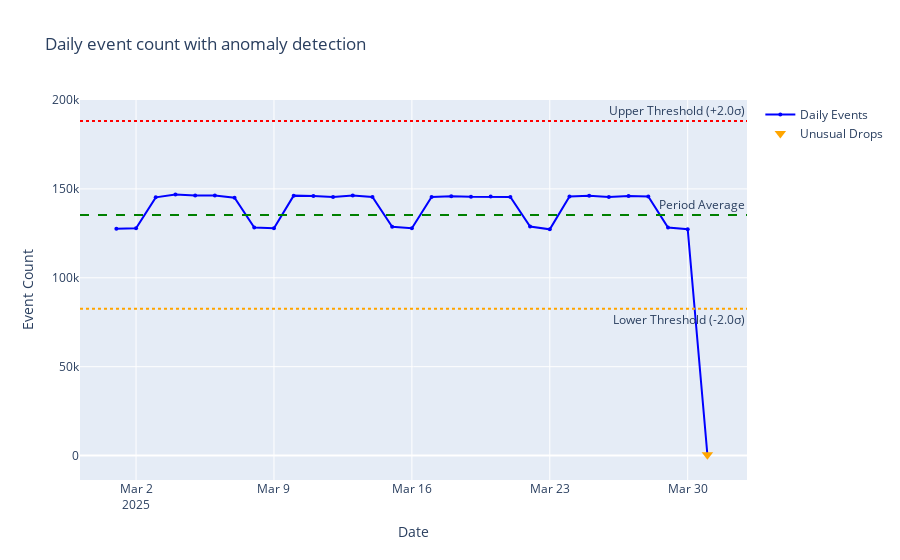

The code cell stored with this chart in its notebook:
### Markdown cell above
For better understanding, let's visualize daily events with anomaly detection:

### Code cell
fig = go.Figure()

# Add main time series
fig.add_trace(go.Scatter(
    x=daily_anomaly_results['date'],
    y=daily_anomaly_results['event_count'],
    mode='lines+markers',
    name='Daily Events',
    line=dict(color='blue', width=2),
    marker=dict(size=4)
))

# Add anomaly markers
anomalous_days = daily_anomaly_results[daily_anomaly_results['is_anomaly']]
if len(anomalous_days) > 0:
    # Peaks
    peaks = anomalous_days[anomalous_days['is_peak']]
    if len(peaks) > 0:
        fig.add_trace(go.Scatter(
            x=peaks['date'],
            y=peaks['event_count'],
            mode='markers',
            name='Unusual Peaks',
            marker=dict(color='red', size=10, symbol='triangle-up')
        ))

    # Drops
    drops = anomalous_days[anomalous_days['is_drop']]
    if len(drops) > 0:
        fig.add_trace(go.Scatter(
            x=drops['date'],
            y=drops['event_count'],
            mode='markers',
            name='Unusual Drops',
            marker=dict(color='orange', size=10, symbol='triangle-down')
        ))

# Add threshold lines
period_mean = daily_anomaly_results['event_count'].mean()
period_std = daily_anomaly_results['event_count'].std()
upper_threshold = period_mean + (daily_event_count_std_threshold * period_std)
lower_threshold = period_mean - (daily_event_count_std_threshold * period_std)

fig.add_hline(y=period_mean, line_dash="dash", line_color="green",
              annotation_text="Period Average", annotation_position="top right")
fig.add_hline(y=upper_threshold, line_dash="dot", line_color="red",
              annotation_text=f"Upper Threshold (+{daily_event_count_std_threshold}σ)", annotation_position="top right")
fig.add_hline(y=lower_threshold, line_dash="dot", line_color="orange",
              annotation_text=f"Lower Threshold (-{daily_event_count_std_threshold}σ)", annotation_position="bottom right")

fig.update_layout(
    title='Daily event count with anomaly detection',
    xaxis_title='Date',
    yaxis_title='Event Count',
    hovermode='x unified',
    showlegend=True
)

fig.show()

### Figure 1 — Plotly figure (JSON) as saved in the notebook; plotly's stock layout.template omitted (floating-point values rounded to 4 significant figures)
{"data": [{"line": {"color": "blue", "width": 2}, "marker": {"size": 4}, "mode": "lines+markers", "name": "Daily Events", "type": "scatter", "x": ["2025-03-01", "2025-03-02", "2025-03-03", "2025-03-04", "2025-03-05", "2025-03-06", "2025-03-07", "2025-03-08", "2025-03-09", "2025-03-10", "2025-03-11", "2025-03-12", "2025-03-13", "2025-03-14", "2025-03-15", "2025-03-16", "2025-03-17", "2025-03-18", "2025-03-19", "2025-03-20", "2025-03-21", "2025-03-22", "2025-03-23", "2025-03-24", "2025-03-25", "2025-03-26", "2025-03-27", "2025-03-28", "2025-03-29", "2025-03-30", "2025-03-31"], "y": [127568, 127908, 145246, 146797, 146221, 146275, 145072, 128267, 127853, 146215, 145983, 145434, 146345, 145423, 128675, 127827, 145494, 145840, 145557, 145734, 145507, 128795, 127280, 145764, 146082, 145411, 146017, 145752, 128251, 127327, 487]}, {"marker": {"color": "orange", "size": 10, "symbol": "triangle-down"}, "mode": "markers", "name": "Unusual Drops", "type": "scatter", "x": ["2025-03-31"], "y": [487]}], "layout": {"annotations": [{"showarrow": false, "text": "Period Average", "x": 1, "xanchor": "right", "xref": "x domain", "y": 135400.0, "yanchor": "bottom", "yref": "y"}, {"showarrow": false, "text": "Upper Threshold (+2.0σ)", "x": 1, "xanchor": "right", "xref": "x domain", "y": 188200.0, "yanchor": "bottom", "yref": "y"}, {"showarrow": false, "text": "Lower Threshold (-2.0σ)", "x": 1, "xanchor": "right", "xref": "x domain", "y": 82550.0, "yanchor": "top", "yref": "y"}], "hovermode": "x unified", "shapes": [{"line": {"color": "green", "dash": "dash"}, "type": "line", "x0": 0, "x1": 1, "xref": "x domain", "y0": 135400.0, "y1": 135400.0, "yref": "y"}, {"line": {"color": "red", "dash": "dot"}, "type": "line", "x0": 0, "x1": 1, "xref": "x domain", "y0": 188200.0, "y1": 188200.0, "yref": "y"}, {"line": {"color": "orange", "dash": "dot"}, "type": "line", "x0": 0, "x1": 1, "xref": "x domain", "y0": 82550.0, "y1": 82550.0, "yref": "y"}], "showlegend": true, "title": {"text": "Daily event count with anomaly detection"}, "xaxis": {"title": {"text": "Date"}}, "yaxis": {"title": {"text": "Event Count"}}}}
